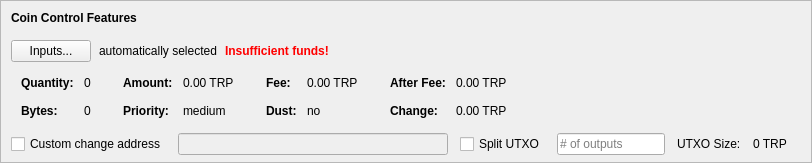
    <widget class="QFrame" name="frameCoinControl">
     <property name="sizePolicy">
      <sizepolicy hsizetype="Expanding" vsizetype="Expanding">
       <horstretch>0</horstretch>
       <verstretch>0</verstretch>
      </sizepolicy>
     </property>
     <property name="maximumSize">
      <size>
       <width>16777215</width>
       <height>16777215</height>
      </size>
     </property>
     <property name="frameShape">
      <enum>QFrame::StyledPanel</enum>
     </property>
     <property name="frameShadow">
      <enum>QFrame::Sunken</enum>
     </property>
     <layout class="QVBoxLayout" name="verticalLayoutCoinControl2">
      <property name="spacing">
       <number>0</number>
      </property>
      <property name="leftMargin">
       <number>0</number>
      </property>
      <property name="topMargin">
       <number>0</number>
      </property>
      <property name="rightMargin">
       <number>0</number>
      </property>
      <property name="bottomMargin">
       <number>6</number>
      </property>
      <item>
       <layout class="QVBoxLayout" name="verticalLayoutCoinControl" stretch="0,0,0,0,1">
        <property name="spacing">
         <number>0</number>
        </property>
        <property name="leftMargin">
         <number>10</number>
        </property>
        <property name="topMargin">
         <number>10</number>
        </property>
        <item>
         <layout class="QHBoxLayout" name="horizontalLayoutCoinControl1">
          <property name="bottomMargin">
           <number>15</number>
          </property>
          <item>
           <widget class="QLabel" name="labelCoinControlFeatures">
            <property name="sizePolicy">
             <sizepolicy hsizetype="Preferred" vsizetype="Maximum">
              <horstretch>0</horstretch>
              <verstretch>0</verstretch>
             </sizepolicy>
            </property>
            <property name="font">
             <font>
              <weight>75</weight>
              <bold>true</bold>
             </font>
            </property>
            <property name="styleSheet">
             <string notr="true">font-weight:bold;</string>
            </property>
            <property name="text">
             <string>Coin Control Features</string>
            </property>
           </widget>
          </item>
         </layout>
        </item>
        <item>
         <layout class="QHBoxLayout" name="horizontalLayoutCoinControl2" stretch="0,0,0,0">
          <property name="spacing">
           <number>8</number>
          </property>
          <property name="bottomMargin">
           <number>10</number>
          </property>
          <item>
           <widget class="QPushButton" name="pushButtonCoinControl">
            <property name="styleSheet">
             <string notr="true"/>
            </property>
            <property name="text">
             <string>Inputs...</string>
            </property>
            <property name="autoDefault">
             <bool>false</bool>
            </property>
           </widget>
          </item>
          <item>
           <widget class="QLabel" name="labelCoinControlAutomaticallySelected">
            <property name="text">
             <string>automatically selected</string>
            </property>
            <property name="margin">
             <number>5</number>
            </property>
           </widget>
          </item>
          <item>
           <widget class="QLabel" name="labelCoinControlInsuffFunds">
            <property name="font">
             <font>
              <weight>75</weight>
              <bold>true</bold>
             </font>
            </property>
            <property name="styleSheet">
             <string notr="true">color:red;font-weight:bold;</string>
            </property>
            <property name="text">
             <string>Insufficient funds!</string>
            </property>
            <property name="margin">
             <number>5</number>
            </property>
           </widget>
          </item>
          <item>
           <spacer name="horizontalSpacerCoinControl">
            <property name="orientation">
             <enum>Qt::Horizontal</enum>
            </property>
            <property name="sizeHint" stdset="0">
             <size>
              <width>40</width>
              <height>1</height>
             </size>
            </property>
           </spacer>
          </item>
         </layout>
        </item>
        <item>
         <widget class="QWidget" name="widgetCoinControl" native="true">
          <property name="sizePolicy">
           <sizepolicy hsizetype="Preferred" vsizetype="Preferred">
            <horstretch>0</horstretch>
            <verstretch>0</verstretch>
           </sizepolicy>
          </property>
          <property name="minimumSize">
           <size>
            <width>0</width>
            <height>0</height>
           </size>
          </property>
          <property name="styleSheet">
           <string notr="true"/>
          </property>
          <layout class="QHBoxLayout" name="horizontalLayoutCoinControl5">
           <property name="leftMargin">
            <number>0</number>
           </property>
           <property name="topMargin">
            <number>0</number>
           </property>
           <property name="rightMargin">
            <number>0</number>
           </property>
           <property name="bottomMargin">
            <number>0</number>
           </property>
           <item>
            <layout class="QHBoxLayout" name="horizontalLayoutCoinControl3" stretch="0,0,0,1">
             <property name="spacing">
              <number>20</number>
             </property>
             <property name="topMargin">
              <number>0</number>
             </property>
             <property name="bottomMargin">
              <number>10</number>
             </property>
             <item>
              <layout class="QFormLayout" name="formLayoutCoinControl1">
               <property name="horizontalSpacing">
                <number>10</number>
               </property>
               <property name="verticalSpacing">
                <number>14</number>
               </property>
               <property name="leftMargin">
                <number>10</number>
               </property>
               <property name="topMargin">
                <number>4</number>
               </property>
               <property name="rightMargin">
                <number>6</number>
               </property>
               <item row="0" column="0">
                <widget class="QLabel" name="labelCoinControlQuantityText">
                 <property name="font">
                  <font>
                   <weight>75</weight>
                   <bold>true</bold>
                  </font>
                 </property>
                 <property name="text">
                  <string>Quantity:</string>
                 </property>
                 <property name="margin">
                  <number>0</number>
                 </property>
                </widget>
               </item>
               <item row="0" column="1">
                <widget class="QLabel" name="labelCoinControlQuantity">
                 <property name="cursor">
                  <cursorShape>IBeamCursor</cursorShape>
                 </property>
                 <property name="contextMenuPolicy">
                  <enum>Qt::ActionsContextMenu</enum>
                 </property>
                 <property name="text">
                  <string notr="true">0</string>
                 </property>
                 <property name="margin">
                  <number>0</number>
                 </property>
                 <property name="textInteractionFlags">
                  <set>Qt::LinksAccessibleByMouse|Qt::TextSelectableByKeyboard|Qt::TextSelectableByMouse</set>
                 </property>
                </widget>
               </item>
               <item row="1" column="0">
                <widget class="QLabel" name="labelCoinControlBytesText">
                 <property name="font">
                  <font>
                   <weight>75</weight>
                   <bold>true</bold>
                  </font>
                 </property>
                 <property name="text">
                  <string>Bytes:</string>
                 </property>
                </widget>
               </item>
               <item row="1" column="1">
                <widget class="QLabel" name="labelCoinControlBytes">
                 <property name="cursor">
                  <cursorShape>IBeamCursor</cursorShape>
                 </property>
                 <property name="contextMenuPolicy">
                  <enum>Qt::ActionsContextMenu</enum>
                 </property>
                 <property name="text">
                  <string notr="true">0</string>
                 </property>
                 <property name="textInteractionFlags">
                  <set>Qt::LinksAccessibleByMouse|Qt::TextSelectableByKeyboard|Qt::TextSelectableByMouse</set>
                 </property>
                </widget>
               </item>
              </layout>
             </item>
             <item>
              <layout class="QFormLayout" name="formLayoutCoinControl2">
               <property name="horizontalSpacing">
                <number>10</number>
               </property>
               <property name="verticalSpacing">
                <number>14</number>
               </property>
               <property name="leftMargin">
                <number>6</number>
               </property>
               <property name="topMargin">
                <number>4</number>
               </property>
               <property name="rightMargin">
                <number>6</number>
               </property>
               <item row="0" column="0">
                <widget class="QLabel" name="labelCoinControlAmountText">
                 <property name="font">
                  <font>
                   <weight>75</weight>
                   <bold>true</bold>
                  </font>
                 </property>
                 <property name="text">
                  <string>Amount:</string>
                 </property>
                 <property name="margin">
                  <number>0</number>
                 </property>
                </widget>
               </item>
               <item row="0" column="1">
                <widget class="QLabel" name="labelCoinControlAmount">
                 <property name="cursor">
                  <cursorShape>IBeamCursor</cursorShape>
                 </property>
                 <property name="contextMenuPolicy">
                  <enum>Qt::ActionsContextMenu</enum>
                 </property>
                 <property name="text">
                  <string notr="true">0.00 TRP</string>
                 </property>
                 <property name="textInteractionFlags">
                  <set>Qt::LinksAccessibleByMouse|Qt::TextSelectableByKeyboard|Qt::TextSelectableByMouse</set>
                 </property>
                </widget>
               </item>
               <item row="1" column="0">
                <widget class="QLabel" name="labelCoinControlPriorityText">
                 <property name="font">
                  <font>
                   <weight>75</weight>
                   <bold>true</bold>
                  </font>
                 </property>
                 <property name="text">
                  <string>Priority:</string>
                 </property>
                </widget>
               </item>
               <item row="1" column="1">
                <widget class="QLabel" name="labelCoinControlPriority">
                 <property name="cursor">
                  <cursorShape>IBeamCursor</cursorShape>
                 </property>
                 <property name="contextMenuPolicy">
                  <enum>Qt::ActionsContextMenu</enum>
                 </property>
                 <property name="text">
                  <string>medium</string>
                 </property>
                 <property name="textInteractionFlags">
                  <set>Qt::LinksAccessibleByMouse|Qt::TextSelectableByKeyboard|Qt::TextSelectableByMouse</set>
                 </property>
                </widget>
               </item>
              </layout>
             </item>
             <item>
              <layout class="QFormLayout" name="formLayoutCoinControl3">
               <property name="horizontalSpacing">
                <number>10</number>
               </property>
               <property name="verticalSpacing">
                <number>14</number>
               </property>
               <property name="leftMargin">
                <number>6</number>
               </property>
               <property name="topMargin">
                <number>4</number>
               </property>
               <property name="rightMargin">
                <number>6</number>
               </property>
               <item row="0" column="0">
                <widget class="QLabel" name="labelCoinControlFeeText">
                 <property name="font">
                  <font>
                   <weight>75</weight>
                   <bold>true</bold>
                  </font>
                 </property>
                 <property name="text">
                  <string>Fee:</string>
                 </property>
                 <property name="margin">
                  <number>0</number>
                 </property>
                </widget>
               </item>
               <item row="0" column="1">
                <widget class="QLabel" name="labelCoinControlFee">
                 <property name="cursor">
                  <cursorShape>IBeamCursor</cursorShape>
                 </property>
                 <property name="contextMenuPolicy">
                  <enum>Qt::ActionsContextMenu</enum>
                 </property>
                 <property name="text">
                  <string notr="true">0.00 TRP</string>
                 </property>
                 <property name="textInteractionFlags">
                  <set>Qt::LinksAccessibleByMouse|Qt::TextSelectableByKeyboard|Qt::TextSelectableByMouse</set>
                 </property>
                </widget>
               </item>
               <item row="1" column="0">
                <widget class="QLabel" name="labelCoinControlLowOutputText">
                 <property name="font">
                  <font>
                   <weight>75</weight>
                   <bold>true</bold>
                  </font>
                 </property>
                 <property name="text">
                  <string>Dust:</string>
                 </property>
                </widget>
               </item>
               <item row="1" column="1">
                <widget class="QLabel" name="labelCoinControlLowOutput">
                 <property name="cursor">
                  <cursorShape>IBeamCursor</cursorShape>
                 </property>
                 <property name="contextMenuPolicy">
                  <enum>Qt::ActionsContextMenu</enum>
                 </property>
                 <property name="text">
                  <string>no</string>
                 </property>
                 <property name="textInteractionFlags">
                  <set>Qt::LinksAccessibleByMouse|Qt::TextSelectableByKeyboard|Qt::TextSelectableByMouse</set>
                 </property>
                </widget>
               </item>
              </layout>
             </item>
             <item>
              <layout class="QFormLayout" name="formLayoutCoinControl4">
               <property name="horizontalSpacing">
                <number>10</number>
               </property>
               <property name="verticalSpacing">
                <number>14</number>
               </property>
               <property name="leftMargin">
                <number>6</number>
               </property>
               <property name="topMargin">
                <number>4</number>
               </property>
               <property name="rightMargin">
                <number>6</number>
               </property>
               <item row="0" column="0">
                <widget class="QLabel" name="labelCoinControlAfterFeeText">
                 <property name="font">
                  <font>
                   <weight>75</weight>
                   <bold>true</bold>
                  </font>
                 </property>
                 <property name="text">
                  <string>After Fee:</string>
                 </property>
                 <property name="margin">
                  <number>0</number>
                 </property>
                </widget>
               </item>
               <item row="0" column="1">
                <widget class="QLabel" name="labelCoinControlAfterFee">
                 <property name="cursor">
                  <cursorShape>IBeamCursor</cursorShape>
                 </property>
                 <property name="contextMenuPolicy">
                  <enum>Qt::ActionsContextMenu</enum>
                 </property>
                 <property name="text">
                  <string notr="true">0.00 TRP</string>
                 </property>
                 <property name="textInteractionFlags">
                  <set>Qt::LinksAccessibleByMouse|Qt::TextSelectableByKeyboard|Qt::TextSelectableByMouse</set>
                 </property>
                </widget>
               </item>
               <item row="1" column="0">
                <widget class="QLabel" name="labelCoinControlChangeText">
                 <property name="font">
                  <font>
                   <weight>75</weight>
                   <bold>true</bold>
                  </font>
                 </property>
                 <property name="text">
                  <string>Change:</string>
                 </property>
                </widget>
               </item>
               <item row="1" column="1">
                <widget class="QLabel" name="labelCoinControlChange">
                 <property name="cursor">
                  <cursorShape>IBeamCursor</cursorShape>
                 </property>
                 <property name="contextMenuPolicy">
                  <enum>Qt::ActionsContextMenu</enum>
                 </property>
                 <property name="text">
                  <string notr="true">0.00 TRP</string>
                 </property>
                 <property name="textInteractionFlags">
                  <set>Qt::LinksAccessibleByMouse|Qt::TextSelectableByKeyboard|Qt::TextSelectableByMouse</set>
                 </property>
                </widget>
               </item>
              </layout>
             </item>
            </layout>
           </item>
          </layout>
         </widget>
        </item>
        <item>
         <layout class="QHBoxLayout" name="horizontalLayoutCoinControl4" stretch="0,0,0,0,0,0,0">
          <property name="spacing">
           <number>12</number>
          </property>
          <property name="sizeConstraint">
           <enum>QLayout::SetDefaultConstraint</enum>
          </property>
          <property name="topMargin">
           <number>5</number>
          </property>
          <property name="rightMargin">
           <number>5</number>
          </property>
          <item>
           <widget class="QCheckBox" name="checkBoxCoinControlChange">
            <property name="toolTip">
             <string>If this is activated, but the change address is empty or invalid, change will be sent to a newly generated address.</string>
            </property>
            <property name="text">
             <string>Custom change address</string>
            </property>
           </widget>
          </item>
          <item>
           <widget class="QValidatedLineEdit" name="lineEditCoinControlChange">
            <property name="enabled">
             <bool>false</bool>
            </property>
            <property name="sizePolicy">
             <sizepolicy hsizetype="Expanding" vsizetype="Fixed">
              <horstretch>0</horstretch>
              <verstretch>0</verstretch>
             </sizepolicy>
            </property>
           </widget>
          </item>
          <item>
           <widget class="QCheckBox" name="splitBlockCheckBox">
            <property name="text">
             <string>Split UTXO</string>
            </property>
           </widget>
          </item>
          <item>
           <widget class="QLineEdit" name="splitBlockLineEdit">
            <property name="sizePolicy">
             <sizepolicy hsizetype="Fixed" vsizetype="Fixed">
              <horstretch>50</horstretch>
              <verstretch>0</verstretch>
             </sizepolicy>
            </property>
            <property name="placeholderText">
             <string># of outputs</string>
            </property>
           </widget>
          </item>
          <item>
           <widget class="QLabel" name="labelBlockSizeText">
            <property name="text">
             <string>UTXO Size:</string>
            </property>
           </widget>
          </item>
          <item>
           <widget class="QLabel" name="labelBlockSize">
            <property name="text">
             <string>0 TRP</string>
            </property>
           </widget>
          </item>
          <item>
           <widget class="QLabel" name="labelCoinControlChangeLabel">
            <property name="sizePolicy">
             <sizepolicy hsizetype="Preferred" vsizetype="Expanding">
              <horstretch>0</horstretch>
              <verstretch>0</verstretch>
             </sizepolicy>
            </property>
            <property name="minimumSize">
             <size>
              <width>0</width>
              <height>0</height>
             </size>
            </property>
            <property name="text">
             <string/>
            </property>
            <property name="margin">
             <number>3</number>
            </property>
           </widget>
          </item>
         </layout>
        </item>
        <item>
         <spacer name="verticalSpacerCoinControl">
          <property name="orientation">
           <enum>Qt::Vertical</enum>
          </property>
          <property name="sizeHint" stdset="0">
           <size>
            <width>800</width>
            <height>1</height>
           </size>
          </property>
         </spacer>
        </item>
       </layout>
      </item>
     </layout>
    </widget>
